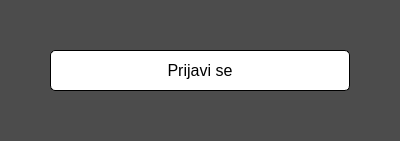
<?xml version="1.0" encoding="UTF-8"?>
<ui version="4.0">
 <class>Form</class>
 <widget class="QWidget" name="Form">
  <property name="geometry">
   <rect>
    <x>0</x>
    <y>0</y>
    <width>400</width>
    <height>300</height>
   </rect>
  </property>
  <property name="sizePolicy">
   <sizepolicy hsizetype="Fixed" vsizetype="Fixed">
    <horstretch>0</horstretch>
    <verstretch>0</verstretch>
   </sizepolicy>
  </property>
  <property name="minimumSize">
   <size>
    <width>400</width>
    <height>300</height>
   </size>
  </property>
  <property name="maximumSize">
   <size>
    <width>400</width>
    <height>300</height>
   </size>
  </property>
  <property name="font">
   <font>
    <pointsize>12</pointsize>
   </font>
  </property>
  <property name="windowTitle">
   <string>Bioskop</string>
  </property>
  <property name="styleSheet">
   <string notr="true">background-color: rgb(76, 76, 76);
color: white;</string>
  </property>
  <property name="locale">
   <locale language="Serbian" country="Serbia"/>
  </property>
  <layout class="QGridLayout" name="gridLayout">
   <property name="sizeConstraint">
    <enum>QLayout::SetMinAndMaxSize</enum>
   </property>
   <property name="leftMargin">
    <number>50</number>
   </property>
   <property name="topMargin">
    <number>50</number>
   </property>
   <property name="rightMargin">
    <number>50</number>
   </property>
   <property name="bottomMargin">
    <number>50</number>
   </property>
   <property name="spacing">
    <number>10</number>
   </property>
   <item row="0" column="0">
    <widget class="QPushButton" name="prijavi_se_button">
     <property name="font">
      <font>
       <pointsize>12</pointsize>
      </font>
     </property>
     <property name="cursor">
      <cursorShape>PointingHandCursor</cursorShape>
     </property>
     <property name="focusPolicy">
      <enum>Qt::ClickFocus</enum>
     </property>
     <property name="styleSheet">
      <string notr="true">background: white;
color: black;
border: 1px solid black;
border-radius: 5px;
outline: none;
padding: 10px 30px;</string>
     </property>
     <property name="text">
      <string>Prijavi se</string>
     </property>
     <property name="autoDefault">
      <bool>false</bool>
     </property>
     <property name="default">
      <bool>false</bool>
     </property>
     <property name="flat">
      <bool>true</bool>
     </property>
    </widget>
   </item>
  </layout>
 </widget>
 <resources/>
 <connections/>
</ui>
